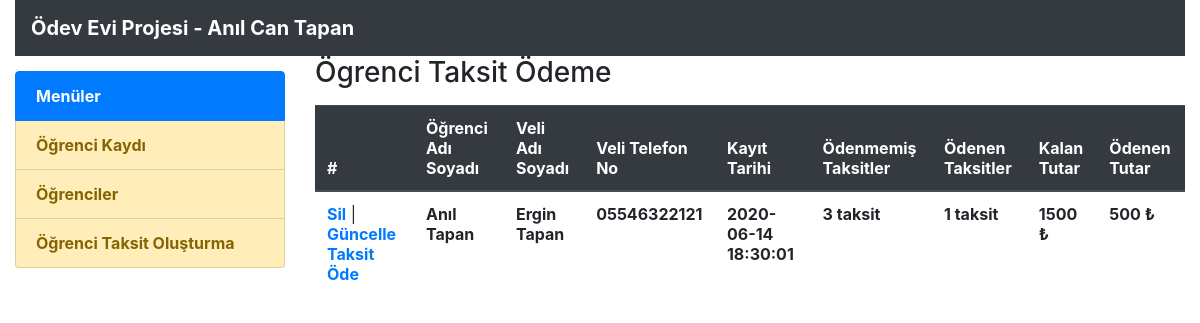
The app's page /ogrenciler.php with its own data.
### tables this page shows
CREATE TABLE `ogrencibilgileri` (
  `id` int(11) NOT NULL,
  `ogrenci_ad` text NOT NULL,
  `ogrenci_soyad` text NOT NULL,
  `veli_ad` text NOT NULL,
  `veli_soyad` text NOT NULL,
  `veli_tel` text NOT NULL,
  `veli_mail` text NOT NULL,
  `veli_tc` text NOT NULL,
  `tarih` text NOT NULL
);

### ogrenciler.php (the view, shortened to what this page needs)
<?php include("header.php") ?>
<h3> Ögrenci Taksit Ödeme</h3>
<table class="table ust15bosluk">
  <thead class="thead-dark">
    <tr>
      <th>#</th>
      <th><strong>Öğrenci Adı Soyadı</strong></th>
      <th><strong>Veli Adı Soyadı</strong></th>
      <th><strong>Veli Telefon No</strong></th>
	  <th><strong>Kayıt Tarihi</strong></th>
	  <th><strong>Ödenmemiş Taksitler</strong></th>
	  <th><strong>Ödenen Taksitler</strong></th>
	  <th><strong>Kalan Tutar</strong></th>
	  <th><strong>Ödenen Tutar</strong></th>
    </tr>
  </thead>
  <tbody>
<?php $sorguliste = mysqli_query($baglanti, "select * from ogrencibilgileri"); while($diziliste = mysqli_fetch_array($sorguliste)) {  ?>
		<tr>
		  <td>
		  <a href="?sil=<?= $diziliste["id"] ?>"><strong>Sil</strong></a>
		  |
		  <a href="?guncelle=<?= $diziliste["id"] ?>"><strong>Güncelle</strong></a>
		  <a href="taksitodeme.php?ode=<?= $diziliste["id"] ?>"><strong>Taksit Öde</strong></a>
		  </td>
		  <td><strong><?= $diziliste["ogrenci_ad"] ?> <?= $diziliste["ogrenci_soyad"] ?></strong></td>
		  <td><strong><?= $diziliste["veli_ad"] ?> <?= $diziliste["veli_soyad"] ?></strong></td>
		  <td><strong><?= $diziliste["veli_tel"] ?></strong></td>
		  <td><strong><?= $diziliste["tarih"] ?></strong></td>
		  <td><strong><?php $oid = $diziliste["id"]; $s1 = mysqli_query($baglanti, "SELECT * FROM taksitler where durum='0' AND ogrenci_id='$oid'"); $t1= mysqli_num_rows($s1); if (empty($t1)){echo "Yok";} else { echo "$t1 taksit";} ?></strong></td>
		  <td><strong><?php $s1 = mysqli_query($baglanti, "SELECT * FROM taksitler where durum='1' AND ogrenci_id='$oid'"); $t1= mysqli_num_rows($s1); if (empty($t1)){echo "Yok";} else { echo "$t1 taksit";} ?></strong></td>
		 <td><strong><?php $query = mysqli_query($baglanti, "SELECT SUM(taksit_tutar) FROM taksitler where durum='0' AND ogrenci_id='$oid'");  $row = mysqli_fetch_array($query); echo $row['SUM(taksit_tutar)']; ?> ₺</strong></td>
		 <td><strong><?php $query = mysqli_query($baglanti, "SELECT SUM(taksit_tutar) FROM taksitler where durum='1' AND ogrenci_id='$oid'");  $row = mysqli_fetch_array($query); echo $row['SUM(taksit_tutar)']; ?> ₺</strong></td>
		</tr>
<?php } ?>
  </tbody>
</table>

### stil.css (style rules this page uses)
.ust15bosluk { margin-top:15px; }
strong { font-weight: bold; }

### records on screen
ogrencibilgileri: ogrenci_ad "Anıl", ogrenci_soyad "Tapan", veli_ad "Ergin", veli_soyad "Tapan", veli_tel "05546322121", tarih "2020-06-14 18:30:01", t1 "3", t1 "1", SUM "1500", SUM "500"
